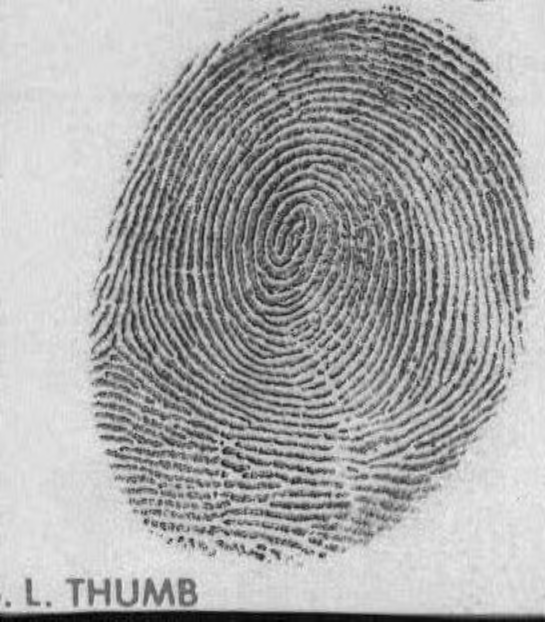
#> input picture examples/01.png, 545 x 622 px
$ python -i Utils.py   (imports and definitions only)
#> lines starting #> are read from the running program, lines starting #| are printed output that depends on the picture
import matplotlib.pyplot as plt
import numpy as np
import scipy.ndimage as ndimage
import scipy.signal as signal


class Utils:
    # [93 lines left out: functions show_image, show_orientations, draw_image, normalize, local_normalize, binarize and 1 more, not called in this run]

    @staticmethod
    def sobel_kernel_x():
        """
        Creates a horizontal Sobel kernel.
        """
        return np.array([[-1,  0,  1],
                         [-2,  0,  2],
                         [-1,  0,  1]])

    @staticmethod
    def sobel_kernel_y():
        """
        Creates a vertical Sobel kernel.
        """
        return np.array([[-1, -2, -1],
                         [ 0,  0,  0],
                         [ 1,  2,  1]])

    @staticmethod
    def convolve(image, kernel, origin=None, shape=None, pad=True):
        """
        Apply a kernel to an image or to a part of an image.

        :param image:   The source image.
        :param kernel:  The kernel (an ndarray of black and white, or grayvalues).
        :param origin:  The origin of the part of the image to be convolved.
                        Defaults to (0, 0).
        :param shape:   The shape of the part of the image that is to be convolved.
                        Defaults to the shape of the image.
        :param pad:     Whether the image should be padded before applying the
                        kernel. Passing False here will cause indexing errors if
                        the kernel is applied at the edge of the image.
        :returns:       The resulting image.
        """
        if not origin:
            origin = (0, 0)

        if not shape:
            shape = (image.shape[0] - origin[0], image.shape[1] - origin[1])

        result = np.empty(shape)

        if callable(kernel):
            k = kernel(0, 0)
        else:
            k = kernel

        kernel_origin = (-k.shape[0] // 2, -k.shape[1] // 2)
        kernel_shape = k.shape

        top_padding = 0
        left_padding = 0

        if pad:
            top_padding = max(0, -(origin[0] + kernel_origin[0]))
            left_padding = max(0, -(origin[1] + kernel_origin[1]))
            bottom_padding = max(0, (origin[0] + shape[0] + kernel_origin[0] + kernel_shape[0]) - image.shape[0])
            right_padding = max(0, (origin[1] + shape[1] + kernel_origin[1] + kernel_shape[1]) - image.shape[1])

            padding = (top_padding, bottom_padding), (left_padding, right_padding)

            if np.max(padding) > 0.0:
                image = np.pad(image, padding, mode="edge")

        for y in range(shape[0]):
            for x in range(shape[1]):
                iy = top_padding + origin[0] + y + kernel_origin[0]
                ix = left_padding + origin[1] + x + kernel_origin[1]

                block = image[iy:iy+kernel_shape[0], ix:ix+kernel_shape[1]]
                if callable(kernel):
                    result[y, x] = np.sum(block * kernel(y, x))
                else:
                    result[y, x] = np.sum(block * kernel)

        return result

    # [22 lines left out: function find_mask, not called in this run]

    @staticmethod
    def average_orientation(orientations, weights=None, deviation=False):
        """
        Calculate the average orientation in an orientation field.
        """

        orientations = np.asarray(orientations).flatten()
        o = orientations[0]

        aligned = np.where(np.absolute(orientations - o) > np.pi * 0.5,
                np.where(orientations > o, orientations - np.pi, orientations + np.pi),
                orientations)
        if deviation:
            return np.average(aligned, weights=weights) % np.pi, np.std(aligned)
        else:
            return np.average(aligned, weights=weights) % np.pi

    # [49 lines left out: functions average_frequency, rotate_and_crop, not called in this run]

    @staticmethod
    def estimate_orientations(image, w=16, interpolate=True):
        """
        Estimate orientations of lines or ridges in an image.

        This is more or less an implementation of of the algorithm in Chapter 2.4 in
        the paper:

            Fingerprint image enhancement: Algorithm and performance evaluation
            Hong, L., Wan, Y. & Jain, A. (1998)

        In addition to calculating the orientation in each cell, we create a
        continuous orientation field, the same shape as the input image, by
        interpolating the orientation values between the cell centers, as
        suggested in this paper:

            Novel approach to automated fingerprint recognition
            Wahab, A., Chin, S. & Tan, E. (1998)

        :param interpolate:
        :param image: The image to estimate orientations in.
        :param w: The block size.
        :returns: An ndarray the same shape as the image, filled with orientation
                  angles in radians.
        """

        height, width = image.shape

        # First we smooth the whole image with a Gaussian filter, to make the
        # individual pixel gradients less spurious.
        image = ndimage.filters.gaussian_filter(image, 2.0)

        # Compute the gradients G_x and G_y at each pixel
        G_x = Utils.convolve(image, Utils.sobel_kernel_x())
        G_y = Utils.convolve(image, Utils.sobel_kernel_y())

        # Estimate the local orientation of each block
        yblocks, xblocks = height // w, width // w
        O = np.empty((yblocks, xblocks))
        for j in range(yblocks):
            for i in range(xblocks):
                V_y, V_x = 0, 0
                for v in range(w):
                    for u in range(w):
                        V_x += 2 * G_x[j*w+v, i*w+u] * G_y[j*w+v, i*w+u]
                        V_y += G_x[j*w+v, i*w+u] ** 2 - G_y[j*w+v, i*w+u] ** 2

                O[j, i] = np.arctan2(V_x, V_y) * 0.5

        # Rotate the orientations so that they point along the ridges, and wrap
        # them into only half of the circle (all should be less than 180 degrees).
        O = (O + np.pi * 0.5) % np.pi

        # Smooth the orientation field
        orientations = np.full(image.shape, -1.0)
        O_p = np.empty(O.shape)
        O = np.pad(O, 2, mode="edge")
        for y in range(yblocks):
            for x in range(xblocks):
                surrounding = O[y:y+5, x:x+5]
                orientation, deviation = Utils.average_orientation(surrounding, deviation=True)
                if deviation > 0.5:
                    orientation = O[y+2, x+2]
                O_p[y, x] = orientation
        O = O_p

        # Make an orientation field the same shape as the input image, and fill it
        # with values interpolated from the preliminary orientation field.
        #
        # BUG: This is currently quite slow. It should be possible to implement
        #      this more efficiently.
        orientations = np.full(image.shape, -1.0)
        if interpolate:
            hw = w // 2
            for y in range(yblocks - 1):
                for x in range(xblocks - 1):
                    for iy in range(w):
                        for ix in range(w):
                            orientations[y*w+hw+iy, x*w+hw+ix] = Utils.average_orientation(
                                    [O[y, x], O[y+1, x], O[y, x+1], O[y+1, x+1]],
                                    [iy + ix, w - iy + ix, iy + w - ix, w - iy + w - ix])
        else:
            for y in range(yblocks):
                for x in range(xblocks):
                    orientations[y*w:(y+1)*w, x*w:(x+1)*w] = O[y, x]

        return orientations

    # [58 lines left out: function estimate_frequencies, not called in this run]

>>> import cv2
>>> picture = cv2.imread('../../examples/01.png', cv2.IMREAD_GRAYSCALE)
#> picture is the input picture: shape (622, 545); min 0, max 239, mean 167.1
>>> result = Utils().estimate_orientations(picture)
#> in estimate_orientations, `image = ndimage.filters.gaussian_filter(image, 2.0)`:
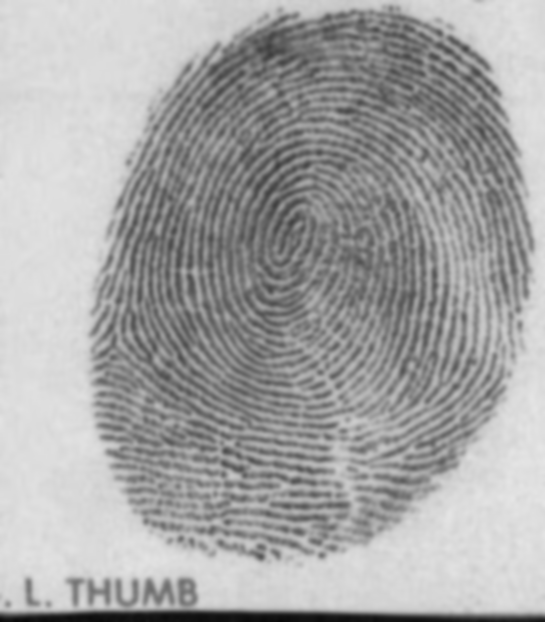
#> image: shape (622, 545); min 8, max 229, mean 166.1
#> in convolve, `k = kernel`: k = [[-1, 0, 1], [-2, 0, 2], [-1, 0, 1]]
#> in convolve, `image = np.pad(image, padding, mode="edge")`:
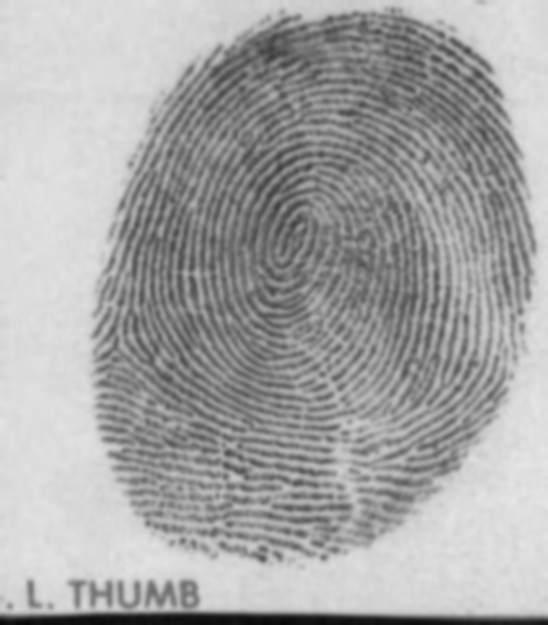
#> image: shape (625, 548); min 8, max 229, mean 166.3
#> after the loop in convolve, `for y in range(shape[0]):`:
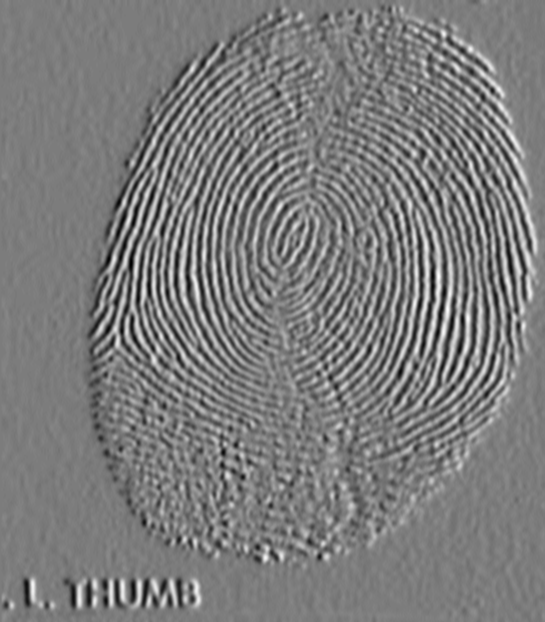
#> result: shape (622, 545) float64; min -164, max 172, mean 0; drawn with min black and max white
#> call 2 of convolve, with kernel = array of shape (3, 3), pad = True
#> in convolve (call 2), `k = kernel`: k = [[-1, -2, -1], [0, 0, 0], [1, 2, 1]]
#> after the loop in convolve (call 2), `for y in range(shape[0]):`:
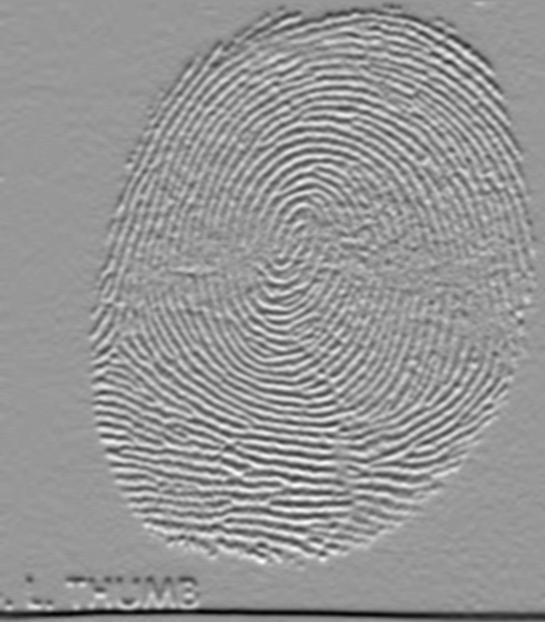
#> result: shape (622, 545) float64; min -256, max 174, mean -2.5; drawn with min black and max white
#> in estimate_orientations, `O = np.pad(O, 2, mode="edge")`:
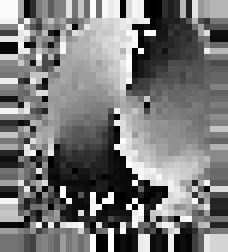
#> O: shape (42, 38) float64 (shown 6 times larger); min 0.00339, max 3.14, mean 1.48; drawn with min black and max white
#> after the loop in estimate_orientations, `for y in range(yblocks):`:
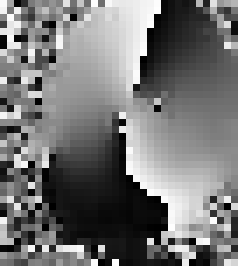
#> O_p: shape (38, 34) float64 (shown 7 times larger); min 0.00131, max 3.14, mean 1.43; drawn with min black and max white
#> after the loop in estimate_orientations, `for y in range(yblocks - 1):`:
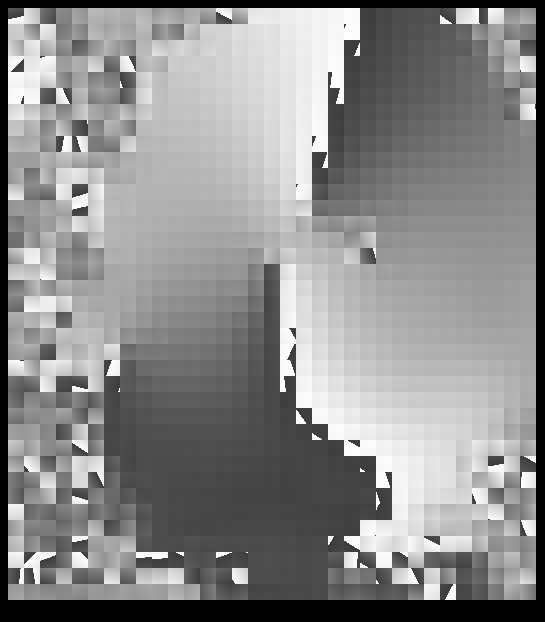
#> orientations: shape (622, 545) float64; min -1, max 3.14, mean 1.27; drawn with min black and max white
